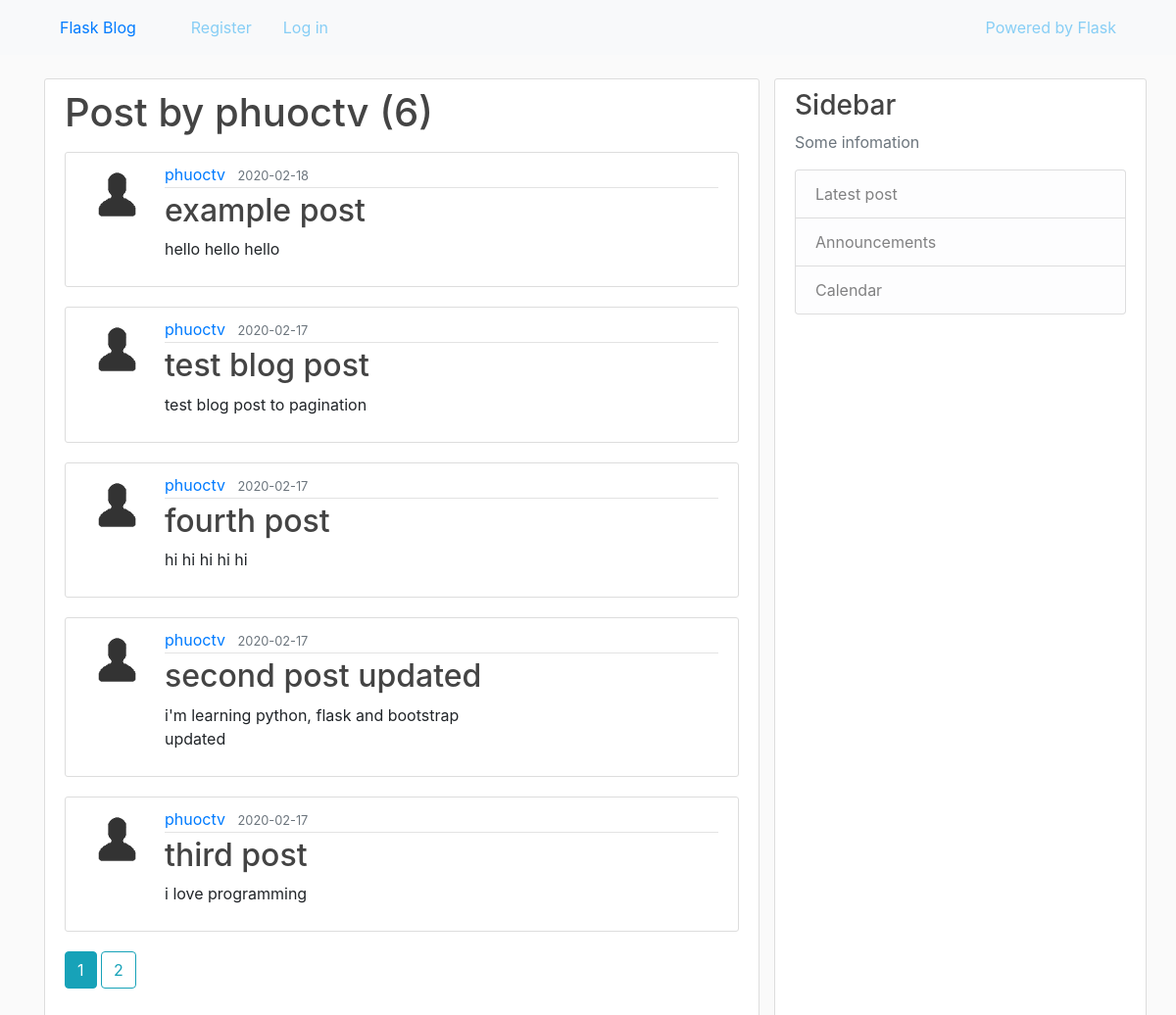
Page /user/phuoctv on the committed database.
### blog/models.py (models this page shows, shortened)
class User(db.Model, UserMixin):
    id = db.Column(db.Integer, primary_key=True)
    username = db.Column(db.String(20), unique=True, nullable=False)
    email = db.Column(db.String(120), unique=True, nullable=False)
    picture = db.Column(db.String(20), nullable=False, default='default.jpg')
    password = db.Column(db.String(60), nullable=False)
    posts = db.relationship('Post', backref='author', lazy=True)

class Post(db.Model):
    id = db.Column(db.Integer, primary_key=True)
    title = db.Column(db.String(100), nullable=False)
    date_posted = db.Column(db.DateTime, nullable=False,
                            default=datetime.datetime.utcnow())
    content = db.Column(db.Text, nullable=False)
    user_id = db.Column(db.Integer, db.ForeignKey('user.id'), nullable=False)

### blog/routes.py (the view)
@app.route('/user/<string:username>', methods=['GET'])
def user_posts(username):
    page = request.args.get('page', 1, type=int)
    user = User.query.filter_by(username=username).first_or_404()
    posts = Post.query.filter_by(author=user)\
        .order_by(Post.date_posted.desc()).paginate(page=page, per_page=5)
    return render_template('user_posts.html', posts=posts, user=user)

### blog/templates/user_posts.html (shortened to what this page needs)
{% extends 'layout.html' %}
{% block content %}
    <div class="content">
        <h1 class="mb-3">Post by {{ user.username }} ({{ posts.total }})</h1>
        {% for post in posts.items %}
            <article class="media content">
                <img src="{{ url_for('static', filename='pictures/' + post.author.picture) }}" alt="{{ post.author.username }}"
            class="rounded-circel article-img">
                <div class="media-body">
                    <div class="article-metadata">
                        <a href="{{ url_for('user_posts', username=post.author.username) }}" class="mr-2">{{ post.author.username }}</a>
                        <small class="text-muted">{{ post.date_posted.strftime('%Y-%m-%d') }}</small>
                    </div>
                    <h2><a href="{{ url_for('post', post_id=post.id) }}" class="article-title">{{ post.title }}</a></h2>
                    <p class="article-content">{{ post.content }}</p>
                </div>
            </article>
        {% endfor %}
        {% for page_num in posts.iter_pages(left_edge=1, right_edge=1, left_current=1, right_current=2) %}
            {% if page_num %}
                {% if posts.page == page_num %}
                    <a href="{{ url_for('user_posts', username=user.username, page=page_num) }}" class="btn btn-info mb-4">{{ page_num }}</a>
                {% else %}
                    <a href="{{ url_for('user_posts', username=user.username, page=page_num) }}" class="btn btn-outline-info mb-4">{{ page_num }}</a>
                {% endif %}
            {% else %}
    ...
            {% endif %}
        {% endfor %}
    </div>
{% endblock content %}

### blog/static/main.css (style rules this page uses)
body { margin-top: 5em; background: #fafafa; }
h1, h2, h3, h4, h5, h6 { color: #444444; }
.content { background: #ffffff; padding: 10px 20px; border: 1px solid #dddddd; border-radius: 3px; margin-bottom: 20px; }
.article-title { color: #444444; }
.article-content { white-space: pre-line; }
.article-img { height: 65px; width: 65px; margin-right: 16px; }
.article-metadata { padding-bottom: 1px; margin-bottom: 4px; border-bottom: 1px solid #e3e3e3; }

### rows in the picture
User: username "phuoctv"
Post: picture (picture), author.username "phuoctv", date_posted "2020-02-18", title "example post", content "hello hello hello"
Post: picture (picture), author.username "phuoctv", date_posted "2020-02-17", title "test blog post", content "test blog post to pagination"
Post: picture (picture), author.username "phuoctv", date_posted "2020-02-17", title "fourth post", content "hi hi hi hi hi"
Post: picture (picture), author.username "phuoctv", date_posted "2020-02-17", title "second post updated", content "i'm learning python, flask and bootstrap updated"
Post: picture (picture), author.username "phuoctv", date_posted "2020-02-17", title "third post", content "i love programming"

### other values in the picture
{{ posts.total }} "6"
{{ page_num }} "1"
{{ page_num }} "2"
